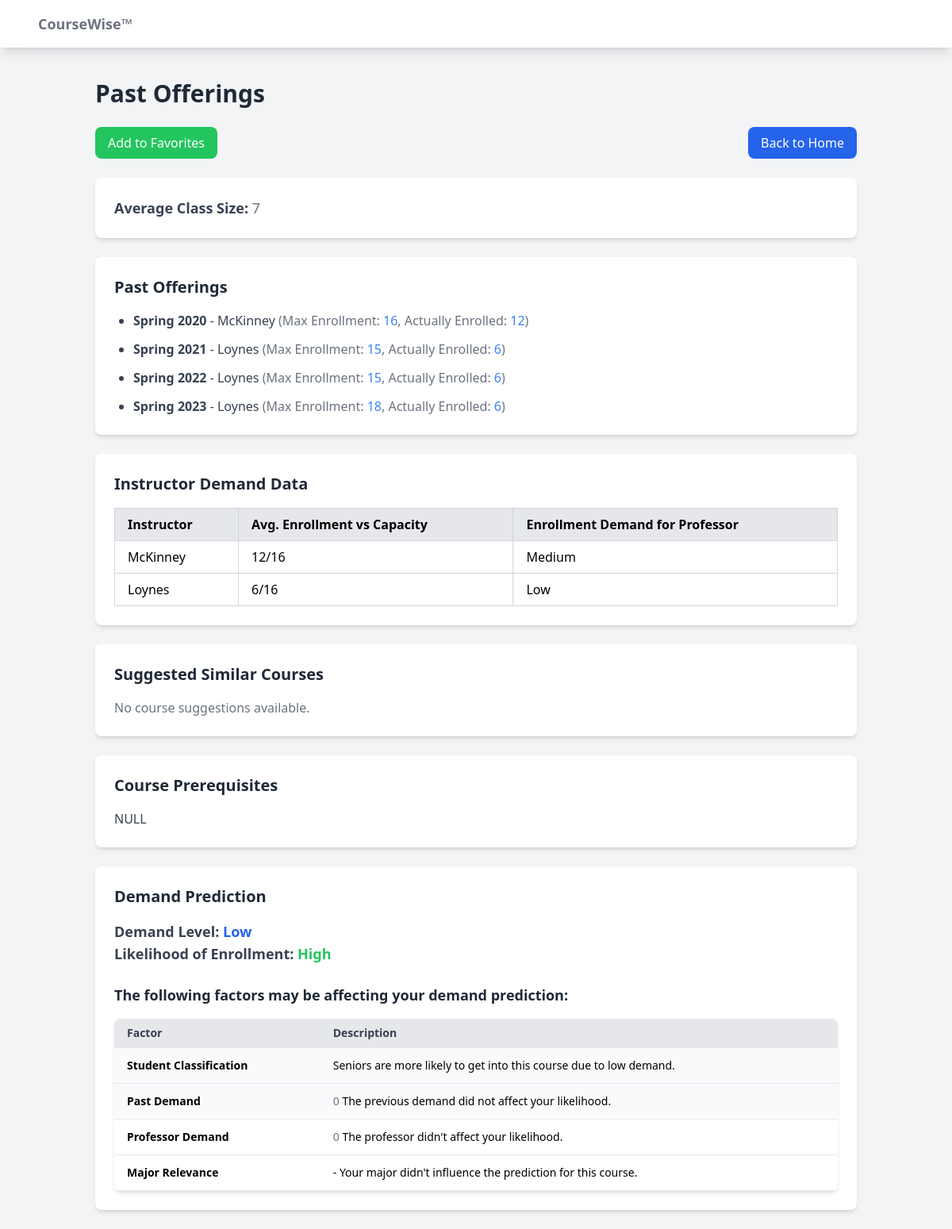
/courses/AFS/305/, run on the app's committed database.
### courses/models.py (models this page shows)
class CourseInfo(models.Model):
    semester = models.CharField(max_length=255)
    year = models.CharField(max_length=255)
    subject = models.CharField(max_length=255)
    course_number = models.IntegerField()
    course_title = models.CharField(max_length=255)
    catalog_title = models.CharField(max_length=255)
    f_credits = models.CharField(max_length=255)
    prereqs = models.CharField(max_length=255)
    meeting_pattern = models.CharField(max_length=255)
    meeting_time = models.CharField(max_length=255)
    instructor = models.CharField(max_length=255)
    max_enrollment = models.IntegerField()
    students_enrolled = models.IntegerField()
    primary_requests = models.IntegerField()
    major_requests = models.IntegerField()
    senior_requests = models.IntegerField()
    seniors_enrolled = models.IntegerField()
    junior_requests = models.IntegerField()
    juniors_enrolled = models.IntegerField()
    sophomore_requests = models.IntegerField()
    sophomores_enrolled = models.IntegerField()
    first_year_requests = models.IntegerField()
    first_years_enrolled = models.IntegerField()

class CourseCatalog(models.Model):
    subject = models.CharField(max_length=255)
    course_number = models.CharField(max_length=255)
    course_title = models.CharField(max_length=255)
    prereqs = models.CharField(max_length=255)

### courses/views.py (the view)
# urls.py: path('<str:subject>/<str:number>/', views.course_page, name='course_page'),
def course_page(request, subject, number):
    offerings = CourseInfo.objects.filter(subject=subject.upper(), course_number=int(number))
    unique_offerings = offerings.values('semester', 'year', 'instructor', 'max_enrollment',
                                        'students_enrolled').distinct()
    catalog_pull = CourseCatalog.objects.filter(subject=subject.upper(), course_number=number).first()
    avg_class_size = int(offerings.aggregate(Avg("students_enrolled"))["students_enrolled__avg"]) or 0
    demand_data = demand_prediction(request, subject, number)
    suggestion_courses = demand_data.get('suggestion_courses', [])
    instructor_demand_data = []
    instructors = offerings.values_list('instructor', flat=True).distinct()
    for instructor in instructors:
        if instructor is not None:
            history = offerings.filter(instructor=instructor)
            avg_data = history.aggregate(
                avg_enrollment=Avg('students_enrolled'),
                avg_capacity=Avg('max_enrollment')
            )
            avg_enrollment = avg_data['avg_enrollment'] or 0
            avg_capacity = avg_data['avg_capacity'] or 0
            demand_level = _calculate_demand_level(history)
            instructor_demand_data.append({
                'instructor': instructor,
                'avg_enrollment': round(avg_enrollment),
                'avg_capacity': round(avg_capacity),
                'enrollment_vs_capacity': f"{round(avg_enrollment)}/{round(avg_capacity)}",
                'enrollment_demand': demand_level,
            })
    favorites = request.session.get('favorites', [])
    is_favorite = f"{subject}-{number}" in favorites
    return render(request, 'course_page.html', {
        'offerings': unique_offerings,
        'avg_class_size': avg_class_size,
        'classification': demand_data["classification"],
        'demand_level': demand_data["demand_level"],
        'student_classification': demand_data["student_classification"],
        'student_major': demand_data["student_major"],
        'suggestion_courses': suggestion_courses,
        'instructor_demand_data': instructor_demand_data,
        'impact_factors': demand_data["impact_factors"],
        'course': catalog_pull,
        'subject': subject,
        'course_number': number,
        'is_favorite': is_favorite
    })

### courses/views.py (called while the page is built)
def _calculate_demand_level(course_history):
    if not course_history:
        return "Unknown"
    total_fill_rate = 0
    count = 0
    for offering in course_history:
        if offering.max_enrollment > 0:  # Avoid division by zero
            fill_rate = (offering.students_enrolled / offering.max_enrollment) * 100
            total_fill_rate += fill_rate
            count += 1
    if count == 0:
        return "Unknown"
    avg_fill_rate = total_fill_rate / count
    if avg_fill_rate >= 90:
        return "High"
    elif avg_fill_rate >= 70:
        return "Medium"
    else:
        return "Low"

### templates/course_page.html (shortened to what this page needs)
{% extends "base.html" %}
{% block content %}
    <div class="container mx-auto px-4 py-6">
        <h1 class="text-3xl font-semibold text-gray-800 mb-6">Past Offerings</h1>
    <div class="flex justify-between mb-6">
        <div>
            {% if is_favorite %}
                <button onclick="removeFromFavorites('{{ subject }}', '{{ course_number }}')"
                        class="bg-red-500 text-white py-2 px-4 rounded-lg hover:bg-red-600 transition-all duration-300">
                    Remove from Favorites
                </button>
            {% else %}
                <button onclick="addToFavorites('{{ subject }}', '{{ course_number }}')"
                        class="bg-green-500 text-white py-2 px-4 rounded-lg hover:bg-green-600 transition-all duration-300">
                    Add to Favorites
                </button>
            {% endif %}
        </div>
        <a href="{% url 'home' %}" class="bg-blue-600 text-white py-2 px-4 rounded-lg hover:bg-blue-700 transition-all duration-300">
            Back to Home
        </a>
    </div>
        <div class="bg-white shadow-md rounded-lg p-6 mb-6">
            <p class="text-lg font-medium text-gray-700">
                <strong>Average Class Size:</strong>
                <span class="text-gray-500">{{ avg_class_size|default:"No data available" }}</span>
            </p>
        </div>
        <div class="bg-white shadow-md rounded-lg p-6 mb-6">
            <h2 class="text-xl font-semibold text-gray-800 mb-4">Past Offerings</h2>
            <ul class="list-disc pl-6 space-y-3">
                {% for offering in offerings %}
                    <li class="text-gray-700">
                        <strong>{{ offering.semester }} {{ offering.year }}</strong> - {{ offering.instructor }}
                        <span class="text-gray-500">
                            (Max Enrollment: <span class="text-blue-500">{{ offering.max_enrollment }}</span>,
                            Actually Enrolled: <span class="text-blue-500">{{ offering.students_enrolled }}</span>)
                        </span>
                    </li>
                {% empty %}
                    <li class="text-gray-500">No past offerings.</li>
                {% endfor %}
            </ul>
        </div>
        <div class="bg-white shadow-md rounded-lg p-6 mb-6">
            <h2 class="text-xl font-semibold text-gray-800 mb-4">Instructor Demand Data</h2>
            <table class="w-full border-collapse border border-gray-300">
                <thead>
                    <tr class="bg-gray-200">
                        <th class="border border-gray-300 px-4 py-2 text-left">Instructor</th>
                        <th class="border border-gray-300 px-4 py-2 text-left">Avg. Enrollment vs Capacity</th>
                        <th class="border border-gray-300 px-4 py-2 text-left">Enrollment Demand for Professor</th>
                    </tr>
                </thead>
                <tbody>
                    {% for instructor in instructor_demand_data %}
                        <tr class="bg-white">
                            <td class="border border-gray-300 px-4 py-2">{{ instructor.instructor }}</td>
                            <td class="border border-gray-300 px-4 py-2">{{ instructor.enrollment_vs_capacity }}</td>
                            <td class="border border-gray-300 px-4 py-2">{{ instructor.enrollment_demand }}</td>
                        </tr>
                    {% empty %}
                        <tr>
                            <td colspan="3" class="border border-gray-300 px-4 py-2 text-gray-500 text-center">
                                No instructor demand data available.
                            </td>
                        </tr>
                    {% endfor %}
                </tbody>
            </table>
        </div>
    {% if suggestion_courses %}
        <div class="bg-white shadow-md rounded-lg p-6 mb-6">
            <h2 class="text-xl font-semibold text-gray-800 mb-4">Suggested Similar Courses</h2>
            <ul class="list-disc pl-6 space-y-3">
                {% for course in suggestion_courses %}
                    <li class="text-gray-700">
                        <strong>{{ course.subject }} {{ course.course_number }}</strong></li>
                {% endfor %}
            </ul>
        </div>
    {% else %}
        <div class="bg-white shadow-md rounded-lg p-6 mb-6">
            <h2 class="text-xl font-semibold text-gray-800 mb-4">Suggested Similar Courses</h2>
            <p class="text-gray-500">No course suggestions available.</p>
        </div>
    {% endif %}
    {% if course %}
        <div class="bg-white shadow-md rounded-lg p-6 mb-6">
            <h2 class="text-xl font-semibold text-gray-800 mb-4">Course Prerequisites</h2>
            <p class="text-gray-700">{{ course.prereqs }}</p>
        </div>
    {% else %}
        <div class="bg-white shadow-md rounded-lg p-6 mb-6">
            <h2 class="text-xl font-semibold text-gray-800 mb-4">Course Prerequisites</h2>
            <p class="text-gray-500">This course has no prerequisites.</p>
        </div>
    {% endif %}
        {% if classification %}
            <div class="bg-white shadow-md rounded-lg p-6 mt-6">
                <h2 class="text-xl font-semibold text-gray-800 mb-4">Demand Prediction</h2>
                <div class="mb-4">
                    <p class="text-lg font-medium text-gray-700">
                        <strong>Demand Level:</strong>
                        <span class="font-bold text-blue-600">{{ demand_level }}</span>
                    </p>
                    <p class="text-lg font-medium text-gray-700">
                        <strong>Likelihood of Enrollment:</strong>
                        <span
                            class="font-bold {% if classification == 'High' %}text-green-500{% elif classification == 'Medium' %}text-yellow-500{% else %}text-red-500{% endif %}">
                            {{ classification }}
                        </span>
                    </p>
                </div>
                <h3 class="text-lg font-semibold text-gray-800 mt-6 mb-4">The following factors may be affecting your demand prediction:</h3>
                <div class="overflow-x-auto bg-gray-50 shadow-md rounded-lg">
                    <table class="min-w-full table-auto border-collapse">
                        <thead class="bg-gray-200">
                            <tr>
                                <th class="px-4 py-2 text-left text-sm font-semibold text-gray-700 border-b">Factor</th>
                                <th class="px-4 py-2 text-left text-sm font-semibold text-gray-700 border-b">Description</th>
                            </tr>
                        </thead>
                        <tbody class="text-sm">
                            <tr class="bg-gray-50">
                                <td class="px-4 py-3 border-b"><strong>Student Classification</strong></td>
                                <td class="px-4 py-3 border-b">
                                    {% if student_classification == 'Freshman' %}
                                        {% if demand_level == 'High' %}
                                            First-year students are less likely to get into this course due to high demand.
                                        {% elif demand_level == 'Medium' %}
                                            First-year students have a moderate chance of getting into this course.
                                        {% else %}
                                            First-year students are more likely to get into this course due to low demand.
                                        {% endif %}
                                    {% else %}
                                        {% if demand_level == 'High' %}
                                            Seniors have a moderate chance of getting into this course because of the high demand.
                                        {% elif demand_level == 'Medium' %}
                                            Seniors have a moderate chance of getting into this course.
                                        {% else %}
                                            Seniors are more likely to get into this course due to low demand.
                                        {% endif %}
                                    {% endif %}
                                </td>
                            </tr>
                            <tr class="bg-gray-50">
                                <td class="px-4 py-3 border-b"><strong>Past Demand</strong></td>
                                <td class="px-4 py-3 border-b">
                                    {% if impact_factors.past_demand > 0 %}
                                        <span class="text-green-500">{{ impact_factors.past_demand }}</span> - The previous demand for this course positively impacted your likelihood.
                                    {% elif impact_factors.past_demand < 0 %}
                                        <span class="text-red-500">{{ impact_factors.past_demand }}</span> - The previous demand for this course negatively impacted your likelihood.
                                    {% else %}
                                        <span class="text-gray-500">{{ impact_factors.past_demand }}</span> The previous demand did not affect your likelihood.
                                    {% endif %}
                                </td>
                            </tr>
                            <tr class="bg-white">
                                <td class="px-4 py-3 border-b"><strong>Professor Demand</strong></td>
                                <td class="px-4 py-3 border-b">
                                    {% if impact_factors.professor > 0 %}
                                        <span class="text-green-500">{{ impact_factors.professor }}</span> The professor demand for this course positively impacted your likelihood.
                                    {% elif impact_factors.professor < 0 %}
                                        <span class="text-red-500">{{ impact_factors.professor }}</span> The professor demand for this course negatively impacted your likelihood.
                                    {% else %}
                                        <span class="text-gray-500">{{ impact_factors.professor }}</span> The professor didn't affect your likelihood.
                                    {% endif %}
                                </td>
                            </tr>
                            <tr class="bg-white">
                                <td class="px-4 py-3 border-b"><strong>Major Relevance</strong></td>
                                <td class="px-4 py-3 border-b">
                                    {% if impact_factors.major < 0 %}
                                        <span class="text-red-500"></span> - This course is outside your major, which decreased your likelihood of enrollment.
                                    {% elif impact_factors.major > 0 %}
                                        <span class="text-green-500"></span> - This course is in your major, which improved your likelihood of enrollment.
                                    {% else %}
                                         - Your major didn't influence the prediction for this course.
                                    {% endif %}
                                </td>
                            </tr>
                        </tbody>
                    </table>
                </div>
            </div>
        {% else %}
            <p class="text-lg text-gray-700 mt-6">No demand prediction available.</p>
        {% endif %}
    </div>
{% endblock %}

### data on the page
CourseInfo: semester "Spring", year "2020", instructor "McKinney", max_enrollment "16", students_enrolled "12", enrollment_vs_capacity "12/16", enrollment_demand "Medium"
CourseInfo: semester "Spring", year "2021", instructor "Loynes", max_enrollment "15", students_enrolled "6", year "2022", year "2023", max_enrollment "18", enrollment_vs_capacity "6/16", enrollment_demand "Low"
CourseCatalog: prereqs "NULL"

### other printed values
{{ avg_class_size|default:"No data available" }} "7"
{{ demand_level }} "Low"
{{ classification }} "High"
{{ impact_factors.past_demand }} "0"
{{ impact_factors.professor }} "0"
